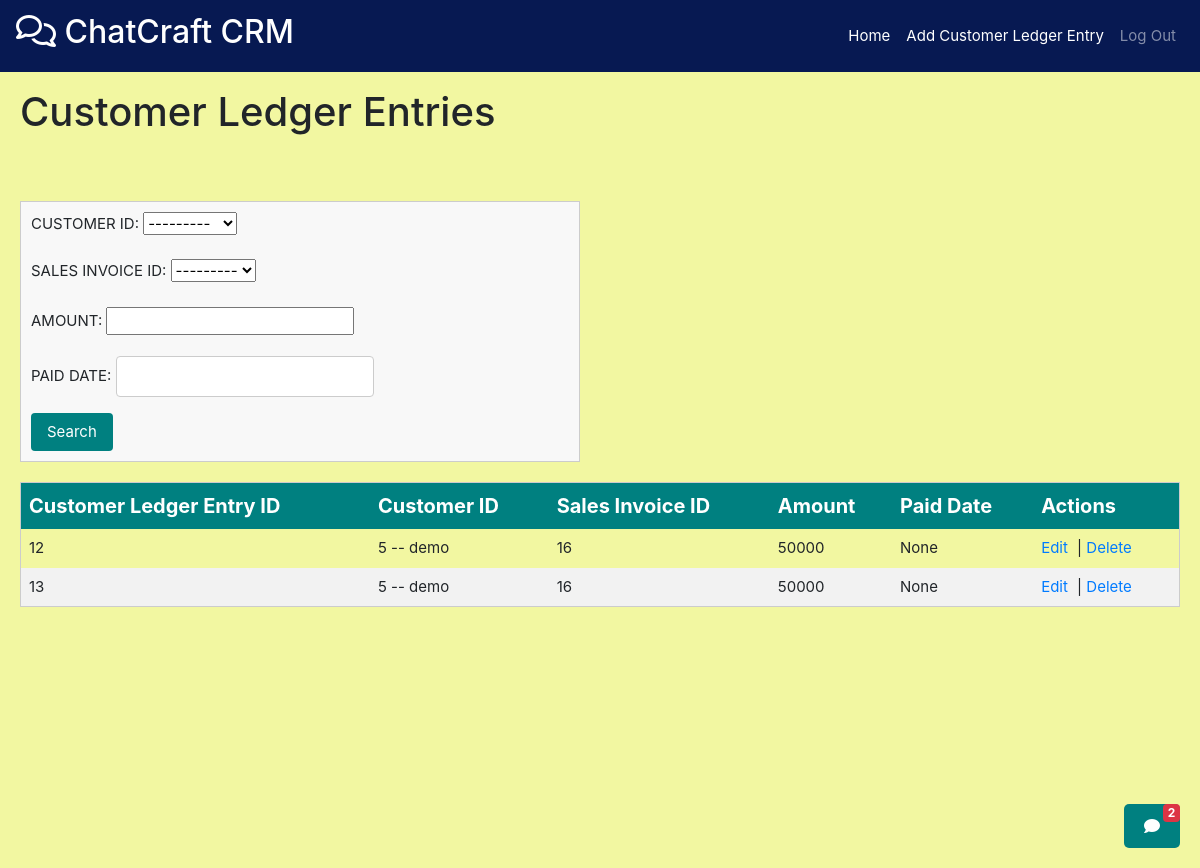
Screenshot of /customer_ledger_entries/get/ (signed in) with the database file from the repository.
### customers/models.py (models this page shows)
class Customer(models.Model):
    CUSTOMER_ID=models.AutoField(primary_key=True)
    COMPANY_NAME=models.CharField(max_length=35,unique=True)
    BALANCE_DUE=models.IntegerField(default=0,blank=True,null=True)
    ADDRESS = models.CharField(max_length=35,null=True,blank=True)
    STATUS = models.CharField(max_length=35,null=True,blank=True)
    CONTACT = models.CharField(max_length=10,null=True,blank=True)
    def __str__(self):
        return f"{self.CUSTOMER_ID} -- {self.COMPANY_NAME}"

### sales_invoices/models.py (models this page shows, shortened)
class SalesInvoice(models.Model):
    SALES_INVOICE_ID = models.AutoField(primary_key=True)
    SALES_ORDER_ID = models.ForeignKey(SalesOrder, on_delete=models.CASCADE, db_column="SALES_ORDER_ID")
    CUSTOMER_ID = models.ForeignKey(Customer, on_delete=models.CASCADE, db_column="CUSTOMER_ID", null=True, blank=True)
    TOTAL_AMOUNT = models.IntegerField(null=True, blank=True)
    TOTAL_ITEMS = models.IntegerField(null=True, blank=True)
    INVOICE_DATE = models.DateField(null=True, blank=True,default=datetime.now().date())
    STATUS = models.CharField(max_length=35, null=True, blank=True)
    def __str__(self):
        return f"{self.SALES_INVOICE_ID}"

### customer_ledger_entries/models.py (models this page shows)
class CustomerLedgerEntry(models.Model):
    CUSTOMER_LEDGER_ENTRY_ID=models.AutoField(primary_key=True)
    CUSTOMER_ID=models.ForeignKey(Customer,on_delete=models.CASCADE,db_column="CUSTOMER_ID")
    SALES_INVOICE_ID = models.ForeignKey(SalesInvoice,on_delete=models.CASCADE,db_column="SALES_INVOICE_ID")
    AMOUNT=models.IntegerField(null=True)
    PAID_DATE = models.DateField(null=True,blank=True)

### customer_ledger_entries/views.py (the view)
# urls.py: path('get/',views.getCustomerLedgerEntry),
def getCustomerLedgerEntry(request : HttpRequest):
    data = request.GET
    CustomerLedgerEntries = CustomerLedgerEntry.objects.all()
    filter_fields =["CUSTOMER_LEDGER_ENTRY_ID", "CUSTOMER_ID", "SALES_INVOICE_ID", "AMOUNT", "PAID_DATE"]
    for field in filter_fields:
        param_value = data.get(field)
        if param_value:
            CustomerLedgerEntries = CustomerLedgerEntries.filter(**{field: param_value})
        print(CustomerLedgerEntries)
    CustomerLedgerEntrieslist = []
    for customerledger in CustomerLedgerEntries:
        customer_ledger_details = {
            "CUSTOMER_LEDGER_ENTRY_ID":customerledger.CUSTOMER_LEDGER_ENTRY_ID,
            "CUSTOMER_ID": str(customerledger.CUSTOMER_ID),
            "SALES_INVOICE_ID": str(customerledger.SALES_INVOICE_ID),
            "AMOUNT": customerledger.AMOUNT,
            "PAID_DATE": str(customerledger.PAID_DATE),
        }
        CustomerLedgerEntrieslist.append(customer_ledger_details)
    ledger_data = json.dumps(CustomerLedgerEntrieslist, indent=4)
    return render(request, 'CustomerLedgerEntry/display_customer_ledger_entries.html',
                  {'CustomerLedgerEntries':CustomerLedgerEntries,'form':CustomerLedgerEntryForm()})

### customer_ledger_entries/forms.py
class CustomerLedgerEntryForm(forms.ModelForm):
    class Meta:
        model = CustomerLedgerEntry
        fields = ["CUSTOMER_LEDGER_ENTRY_ID", "CUSTOMER_ID", "SALES_INVOICE_ID", "AMOUNT", "PAID_DATE"]  # List the fields you want to edit

### customer_ledger_entries/templates/CustomerLedgerEntry/display_customer_ledger_entries.html (shortened to what this page needs)
{% extends 'base.html' %}
{% block extra_nav %}
<li class="nav-item">
    <a class="nav-link" href="/customer_ledger_entries/add/" style="color: white;">Add Customer Ledger Entry</a>
</li>
{% endblock %}
{% block content %}
<h1 class="page-title">Customer Ledger Entries</h1>
<br><br>
<form method="get" novalidate style="width: 560px;">
    {{ form.as_p }}
    <button type="submit">Search</button>
</form>
<table class="custom-table">
    <thead>
        <tr class="table-header">
            <th>Customer Ledger Entry ID</th>
            <th>Customer ID</th>
            <th>Sales Invoice ID</th>
            <th>Amount</th>
            <th>Paid Date</th>
            <th>Actions</th>
        </tr>
    </thead>
    <tbody>
        {% for cle in CustomerLedgerEntries %}
        <tr>
            <td>{{ cle.CUSTOMER_LEDGER_ENTRY_ID }}</td>
            <td>{{ cle.CUSTOMER_ID }}</td>
            <td>{{ cle.SALES_INVOICE_ID }}</td>
            <td>{{ cle.AMOUNT }}</td>
            <td>{{ cle.PAID_DATE }}</td>
            <td>
                <a href="/customer_ledger_entries/edit/{{ cle.CUSTOMER_LEDGER_ENTRY_ID }}/" class="action-link">Edit</a> |
                <a href="/customer_ledger_entries/delete/{{ cle.CUSTOMER_LEDGER_ENTRY_ID }}/" class="action-link">Delete</a>
            </td>
        </tr>
        {% endfor %}
    </tbody>
</table>
{% endblock %}

### templates/base.html (style rules this page uses)
body { background-repeat: no-repeat; background-attachment: fixed; background-size: cover; }
body { font-size: 15px; }
.custom-table { border-collapse: collapse; width: 100%; border: 1px solid #ccc; margin-top: 20px; overflow-y: auto; }
.custom-table th, .custom-table td { text-align: left; padding: 8px; }
.table-header { background-color: teal; color: white; }
.custom-table tr:nth-child(even) { background-color: #f2f2f2; }
.action-link { text-decoration: none; color: #007bff; margin-right: 5px; }
form { margin-top: 20px; padding: 10px; border: 1px solid #ccc; background-color: #f8f8f8; width: 50%; }
form input[type="text"] { padding: 8px; margin-right: 10px; border: 1px solid #ccc; border-radius: 4px; }
form button[type="submit"] { padding: 8px 16px; background-color: teal; border: none; color: white; border-radius: 4px; cursor: pointer; }
h1 { flex: 1; margin: 0; position: relative; }
.table-header { font-size: 20px; }

### rows the page displays
Customer: CUSTOMER_ID "---------"
SalesInvoice: SALES_INVOICE_ID "---------"
CustomerLedgerEntry: CUSTOMER_LEDGER_ENTRY_ID "12", CUSTOMER_ID "5 -- demo", SALES_INVOICE_ID "16", AMOUNT "50000", PAID_DATE "None"
CustomerLedgerEntry: CUSTOMER_LEDGER_ENTRY_ID "13", CUSTOMER_ID "5 -- demo", SALES_INVOICE_ID "16", AMOUNT "50000", PAID_DATE "None"
